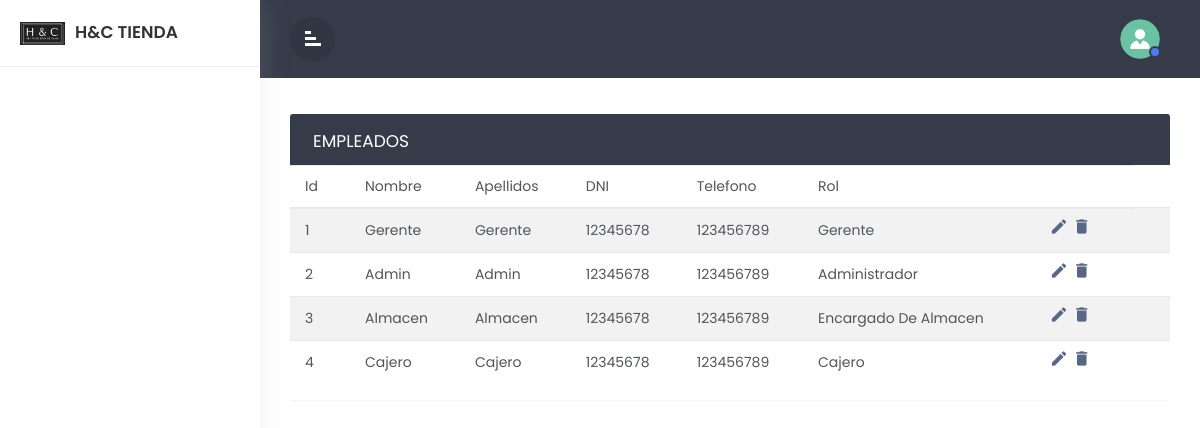
The page /admin/empleados.php on the database its author committed.
### tables this page shows
CREATE TABLE `usuarioadmin` (
  `id` int(11) NOT NULL,
  `nombre` varchar(80) NOT NULL,
  `apellido` varchar(80) NOT NULL,
  `DNI` varchar(8) NOT NULL,
  `telefono` varchar(9) NOT NULL,
  `idRol` int(11) NOT NULL,
  `usuario` varchar(50) NOT NULL,
  `contraseña` varchar(255) NOT NULL
);

CREATE TABLE `rol` (
  `id` int(11) NOT NULL,
  `descripcion` varchar(50) NOT NULL
);

### admin/empleados.php (the view, shortened to what this page needs)
<?php
include '../components/connect.php';
	$select_admin = $conn->prepare("SELECT a.id, a.nombre, a.apellido, a.telefono, a.dni, a.usuario, a.contraseña, r.descripcion  FROM usuarioadmin a INNER JOIN rol r ON a.idrol = r.id");
	$select_admin->execute();
?>
<!DOCTYPE html>
<html lang="en">
<head>
  	<link rel="stylesheet" href="https://cdnjs.cloudflare.com/ajax/libs/font-awesome/6.1.1/css/all.min.css">
  	<link rel="stylesheet" href="../css/custom.css">
   	<link rel="stylesheet" href="../css/bootstrap.min.css">
</head>
<body>
<?php include '../components/sliderbar.php'; ?>
<div class="wrapper">
  	<div class="main-content">
		<div class="row">
			<div class="col-md-12">
				<div class="table-wrapper">
          			<div class="table-title">
            			<div class="row">
              				<div class="col-sm-6 p-0 d-flex justify-content-lg-start justify-content-center">
                				<h2 class="ml-lg-2">EMPLEADOS</h2>
              				</div>
            			</div>
          			</div>
					<table class="table table-striped table-hover">
						<thead>
							<tr>
								<th>Id</th>
								<th>Nombre</th>
								<th>Apellidos</th>
								<th>DNI</th>
								<th>Telefono</th>
								<th>Rol</th>
								<?php if ($rol != '1') : ?>
								<th></th>
								<?php endif; ?>
							</tr>
						</thead>
						<tbody>
							<?php
								if($select_admin->rowCount() > 0){
									while($fetch_admin = $select_admin->fetch(PDO::FETCH_ASSOC)){
							?>
								<tr>
								<td><?= $fetch_admin['id']; ?></td>
								<td><?= $fetch_admin['nombre']; ?></td>
								<td><?= $fetch_admin['apellido']; ?></td>
								<td><?= $fetch_admin['dni']; ?></td>
								<td><?= $fetch_admin['telefono']; ?></td>
								<td><?= $fetch_admin['descripcion']; ?></td>
								<td>
									<a href="#editEmployeeModal-<?php echo $fetch_admin['id']; ?>" class="edit" data-toggle="modal">
									<i class="material-icons" data-toggle="tooltip" title="Editar">&#xE254;</i></a>
									<a href="#deleteEmployeeModal-<?php echo $fetch_admin['id']; ?>" class="delete" data-toggle="modal">
									<i class="material-icons" data-toggle="tooltip" title="Eliminar">&#xE872;</i></a>
								</td>
								<td></td>
							</tr>
							<?php
							}
							}else{
								if ($_SERVER['REQUEST_METHOD'] === 'POST') {
									echo '<p class="empty">Empleado no encontrado</p>';
								} else {
									echo '<p class="empty">No hay empleado</p>';
								}
							}
						?>
						</tbody>
					</table>
  				</div>
			</div>
		</div>
	</div>
</div>
</body>
</html>

### css/custom.css (style rules this page uses)
body,html { line-height:1.8; font-family:'Poppins',sans-serif; color:#51565a; text-transform:capitalize; font-weight:400; margin:0px; padding:0px; }
.material-icons { font-family: 'Material Icons'; font-weight: normal; font-style: normal; font-size: 24px; display: inline-block; line-height: 1; text-transform: none; letter-spacing: normal; word-wrap: normal; white-space: nowrap; direction: ltr; -webkit-font-smoothing: antialiased; text-rendering: optimizeLegibility; -moz-osx-font-smoothing: grayscale; font-feature-settings: 'liga'; }
h1,h2,h3,h4,h5,h6,.h1,.h2,.h3,.h4 { font-weight:400; line-height: 1.5em; }
a { color:#333; font-weight:400; }
a,a:hover,a:focus { color:#333; text-decoration:none; transition:all 0.3s; }
.wrapper { position:relative; width:100%; overflow:auto; }
.main-content { padding:30px 30px 0px 30px; }
.table-wrapper { background-color: #fff; margin:6px 0px 40px 0px; width: 100%; overflow: auto; border-radius: 3px; box-shadow: 0 1px 1px rgb(0 0 0 / 5%); }
.table-title { background:#353b48; color:#fff; position:sticky; top:0; width:100%; left:0; padding:10px 30px; border-radius:0px 0px 0 0; }
.table-title h2 { margin:5px 0 0; font-size:17px; }
table.table tr th, table.table tr td { border-color:#e9e9e9; padding:8px 15px; font-size:14px; font-weight: 400; vertical-align:middle; }
table.table tr th:first-child { width:60px; }
table.table tr th:last-child { width:100px; }
table.table td:last-child { opacity:0.9; font-size:22px; margin:0px 5px; }
table.table td a { font-weight:bold; color:#566787; display:inline-block; text-decoration:none; outline:none!important; }
.edit { color:#FFC107; }
.delete { color:#F44336; }
table.table td i { font-size:19px; }

### rows shown on the page
usuarioadmin: id "1", nombre "Gerente", apellido "Gerente", DNI "12345678", telefono "123456789", idRol.descripcion "Gerente"
usuarioadmin: id "2", nombre "Admin", apellido "Admin", DNI "12345678", telefono "123456789", idRol.descripcion "Administrador"
usuarioadmin: id "3", nombre "Almacen", apellido "Almacen", DNI "12345678", telefono "123456789", idRol.descripcion "Encargado De Almacen"
usuarioadmin: id "4", nombre "Cajero", apellido "Cajero", DNI "12345678", telefono "123456789", idRol.descripcion "Cajero"
